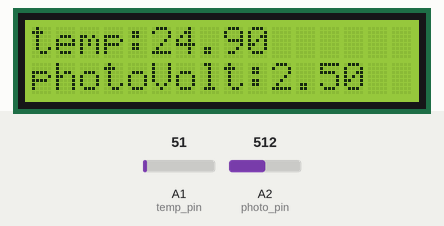
Recording of a sketch running on a simulated Arduino Mega 2560, built with avr-gcc and run on an emulated ATmega2560. Parts: 16×2 character LCD. Inputs (shaded band) come from the test bench; at power-on: A1 (temp_pin) = 51, A2 (photo_pin) = 512. What the sketch prints to the serial monitor is not drawn.

Above: at 1.2 s.
1.3 s: A1 (temp_pin) set to 61
At 3.4 s:
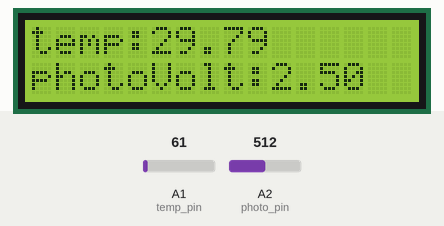
4.0 s: A2 (photo_pin) set to 716
At 6.0 s:
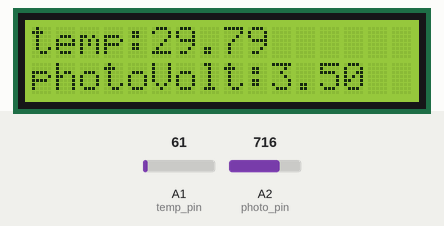
6.7 s: A1 (temp_pin) set to 71
At 8.6 s:
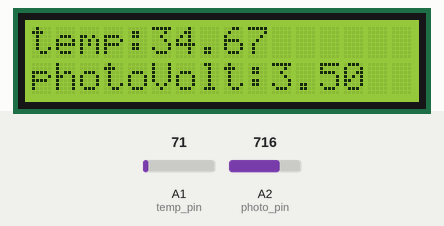
9.5 s: A2 (photo_pin) set to 900
At 12.2 s:
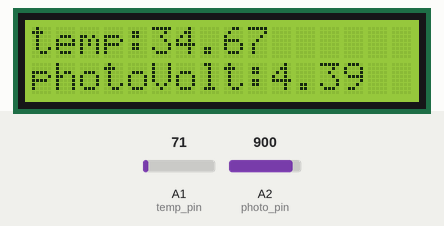
12.5 s: A1 (temp_pin) set to 86
At 15.0 s:
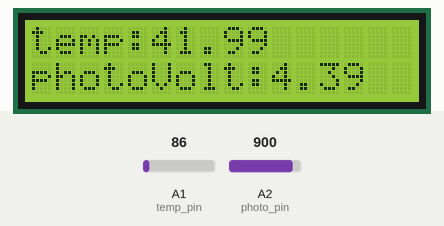
15.6 s: A2 (photo_pin) set to 1023
At 17.6 s:
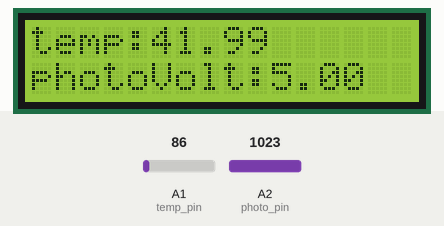
Timing chart, 0 to 19.1 s (numbered marks = the images above; inputs shaded):
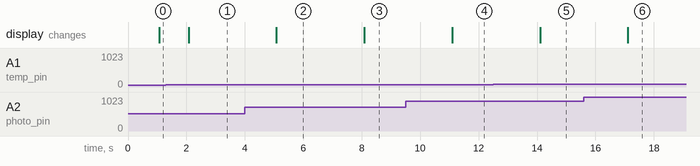

Measured:
- after the input at 1.3 s, the display: changes after 0.77 s (image 1)
- after the input at 4.0 s, the display: changes after 1.1 s (image 2)
- after the input at 6.7 s, the display: changes after 1.4 s (image 3)
- after the input at 9.5 s, the display: changes after 1.6 s (image 4)
- after the input at 12.5 s, the display: changes after 1.6 s (image 5)
- after the input at 15.6 s, the display: changes after 1.5 s (image 6)

The sketch:

HW8-2_202055501.ino
```cpp
#include <LiquidCrystal.h>

LiquidCrystal lcd(44, 45, 46, 47, 48, 49);
int temp_pin = 55;   //A1
int photo_pin = 56;  //A2
//unsigned long time_current, time_previous;
int temp_value, photo_value;


void setup() {
  // put your setup code here, to run once:
  Serial.begin(9600);
  lcd.begin(16,2);
  pinMode(temp_pin, INPUT);
  pinMode(photo_pin,INPUT);
  //time_previous = millis();
}

void readTemperature(){
  temp_value = analogRead(temp_pin);
  //calculate voltage from ADC value
  float voltage = temp_value * 5.0/1024.0;
  Serial.print(voltage);
  Serial.print(" V ; ");
  //Calculate Celsius degree as multiply voltage value by 100
  float temp_C = voltage*100;
  Serial.print(temp_C);
  Serial.print(" C, ");
  lcd.setCursor(0,0);
  lcd.print("temp:" + String(temp_C));
}

void readIlluminance(){
  photo_value=analogRead(photo_pin);
  Serial.print("ADC : ");
  Serial.print(photo_value);
  //calculate voltage from ADC value
  float voltage = photo_value * 5.0/1024.0;
  Serial.print(", Voltage : ");
  Serial.println(voltage);
  lcd.setCursor(0,1);
  lcd.print("photoVolt:");
  lcd.print(voltage);
}

void loop() {
  // put your main code here, to run repeatedly:
  readTemperature();
  delay(1000);
  readIlluminance();
  delay(1000);
}
```
